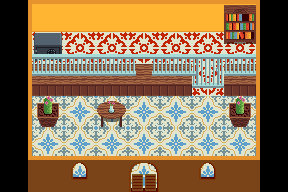

A 2D game scene composited from a Tiled map and its tileset images. What follows is a short description and the map's XML, with every tile layer's data as written:
An orthogonal 9x6 tile map with 32x32 px tiles, 3 tile layers (Base, Overlay, Table Decor), 2 tilesets and 3 objects (BankTeller).

<map version="1.0" orientation="orthogonal" renderorder="right-down" width="9" height="6" tilewidth="32" tileheight="32" nextobjectid="7">
 <properties>
  <property name="Name" value="Spirit_MiningTownBank" />
    <property name="DeadMap" value="Spirit_Spirit_MiningTownBank" />
    <property name="LivingMap" value="MiningTownBank" />
 </properties>
 <tileset firstgid="1" source="../../Tilesets/Interior.tsx" />
 <tileset firstgid="257" name="PlaceObjects" tilewidth="32" tileheight="32" tilecount="16" columns="4">
  <image source="../../Tilesets/PlaceObjects.png" width="128" height="128" />
  <tile id="0">
   <properties>
    <property name="ObjectName" value="ShootOnSight" />
   </properties>
  </tile>
 </tileset>
 <layer name="Base" width="9" height="6">
  <data encoding="csv">
0,1,1,3,1,1,1,1,0,
0,49,49,49,49,49,49,49,0,
0,34,34,34,34,34,49,34,0,
0,50,50,50,50,50,50,50,0,
0,50,50,50,50,50,50,50,0,
0,50,50,50,50,50,50,50,0
</data>
 </layer>
 <layer name="Overlay" width="9" height="6">
  <data encoding="csv">
6,0,0,0,0,0,0,35,7,
6,145,0,0,0,0,0,51,7,
6,81,81,81,81,81,0,81,7,
6,69,0,54,0,0,0,69,7,
6,0,0,0,0,0,0,0,7,
22,0,0,0,0,0,0,0,23
</data>
 </layer>
 <layer name="Table Decor" width="9" height="6">
  <data encoding="csv">
6,0,0,1,0,0,0,0,0,
6,99,99,99,98,99,100,99,0,
6,115,115,115,114,115,116,115,0,
6,57,0,55,0,0,0,57,0,
6,8,8,8,8,8,8,8,0,
22,17,18,17,19,17,18,17,0
</data>
 </layer>
 <objectgroup name="Objects">
  <object id="1" x="128" y="192" width="32" height="32">
   <properties>
    <property name="PortalTo" value="Spirit_MiningTown:Bank" />
   </properties>
  </object>
  <object id="2" x="128" y="160" width="32" height="32">
   <properties>
    <property name="PortalFrom" value="default" />
   </properties>
  </object>
  <object id="6" name="BankTeller" gid="257" x="128" y="64" width="32" height="32">
   <properties>
    <property name="ObjectName" value="BankTeller" />
    <property name="When" value="not player_is_dead" />
   </properties>
  </object>
 </objectgroup>
</map>
